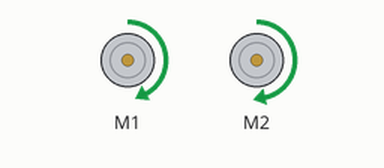
The sketch below on a simulated Arduino Uno, built with avr-gcc and run on an emulated ATmega328P. On the bench: 2 × DC motor (green arrow = forward, orange = backward, longer = faster).

Above: at 2.05 s.
Timing chart, 0 to 5.0 s (numbered marks = the images above):
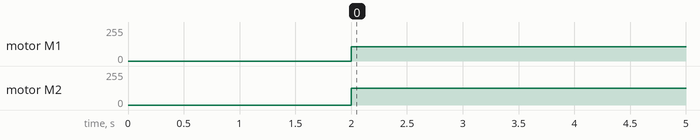

The sketch:

lab1.ino
```cpp
#include <AFMotor.h>
#include <math.h>
//set up for motor and speeds
// Authors: Jack Casey-Campbell and Breann Thiessen
AF_DCMotor motor_left(1); //pin 11
AF_DCMotor motor_right(2); //pin 3

int speed_right = 125;

int speed_left = (30 + (0.435*speed_right)) + (0.00152 * (speed_right * speed_right));// forward formula
//int speed_left = (-391 + (102 * log(speed_right)));//backward formula

void setup() {
  delay(2000);
  Serial.begin(9600);
  motor_left.setSpeed(speed_left);
  motor_right.setSpeed(speed_right);
  motor_left.run(RELEASE);
  motor_right.run(RELEASE);
}


void loop() {
  motor_left.run(FORWARD);
  motor_right.run(FORWARD);
  delay(2000);
  motor_left.run(RELEASE);
  motor_right.run(RELEASE);
}
```

Measured:
- by itself, motor M1: stopped → forward 108/255 at 2.0 s
- by itself, motor M2: stopped → forward 125/255 at 2.0 s
